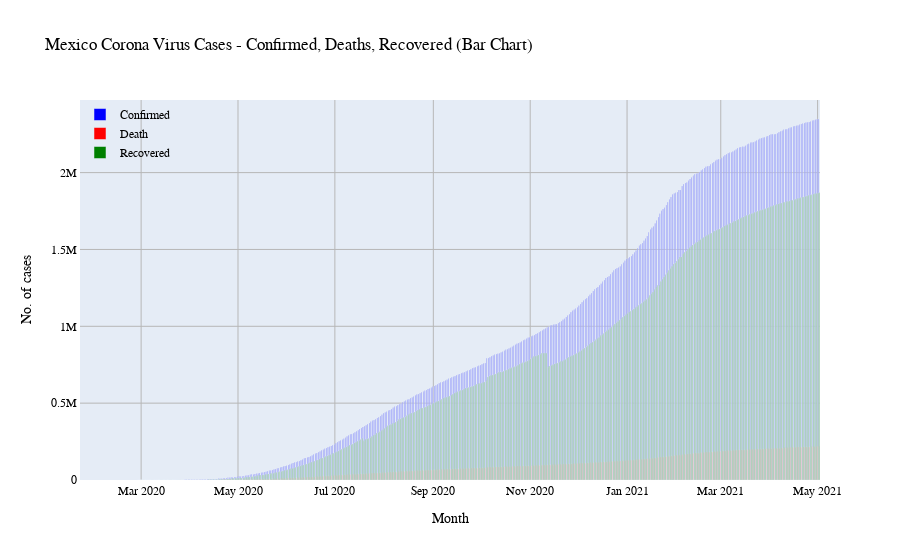

Notebook source saved alongside this figure:
### Code cell
def plot_country_bar(country_confirmed, country_death, country_recovered, country_name):

    trace1 = go.Bar(x = country_confirmed['ObservationDate'],
              y = country_confirmed['Confirmed'],
              name = 'Confirmed',
              marker_color = 'blue')

    trace2 = go.Bar(x = country_death['ObservationDate'],
              y = country_death['Deaths'],
              name = 'Death',
              marker_color = 'red')

    trace3 = go.Bar(x = country_recovered['ObservationDate'],
              y = country_recovered['Recovered'],
              name = 'Recovered',
              marker_color = 'green')

    layout = go.Layout(barmode = 'group',
                  bargap = 0,
                  bargroupgap = 0,
                  title = "{} Corona Virus Cases - Confirmed, Deaths, Recovered (Bar Chart)".format(country_name),
                  xaxis = dict(title='Month',zeroline= False,
                         gridcolor='rgb(183,183,183)',showline=True),
                  yaxis = dict(title='No. of cases',zeroline= False,
                            gridcolor='rgb(183,183,183)',showline=True),
                  font = dict(family='Courier New, monospace', size=12, color='rgb(0,0,0)'),
                  legend=dict(x=0, y=1.0, bgcolor='rgba(255, 255, 255, 0)', bordercolor='rgba(255, 255, 255, 0)'),
    )

    data = [trace1, trace2, trace3]
    fig = go.Figure(data = data, layout = layout)
    iplot(fig)

# country_all_data(country_data('Mexico'))[2]

plot_country_bar(country_all_data(country_data('Mexico'))[0],country_all_data(country_data('Mexico'))[1],\
                 country_all_data(country_data('Mexico'))[2],'Mexico')

### Figure 1 — Plotly figure (JSON) as saved in the notebook; plotly's stock layout.template omitted (floating-point values rounded to 4 significant figures; data arrays with more than 128 entries replaced by an {"elided": "..."} marker saying what was removed)
{"data": [{"marker": {"color": "blue"}, "name": "Confirmed", "type": "bar", "x": {"elided": "431 str values"}, "y": {"elided": "431 int values"}}, {"marker": {"color": "red"}, "name": "Death", "type": "bar", "x": {"elided": "431 str values"}, "y": {"elided": "431 int values"}}, {"marker": {"color": "green"}, "name": "Recovered", "type": "bar", "x": {"elided": "431 str values"}, "y": {"elided": "431 int values"}}], "layout": {"bargap": 0, "bargroupgap": 0, "barmode": "group", "font": {"color": "rgb(0,0,0)", "family": "Courier New, monospace", "size": 12}, "legend": {"bgcolor": "rgba(255, 255, 255, 0)", "bordercolor": "rgba(255, 255, 255, 0)", "x": 0, "y": 1}, "title": {"text": "Mexico Corona Virus Cases - Confirmed, Deaths, Recovered (Bar Chart)"}, "xaxis": {"gridcolor": "rgb(183,183,183)", "showline": true, "title": {"text": "Month"}, "zeroline": false}, "yaxis": {"gridcolor": "rgb(183,183,183)", "showline": true, "title": {"text": "No. of cases"}, "zeroline": false}}}
